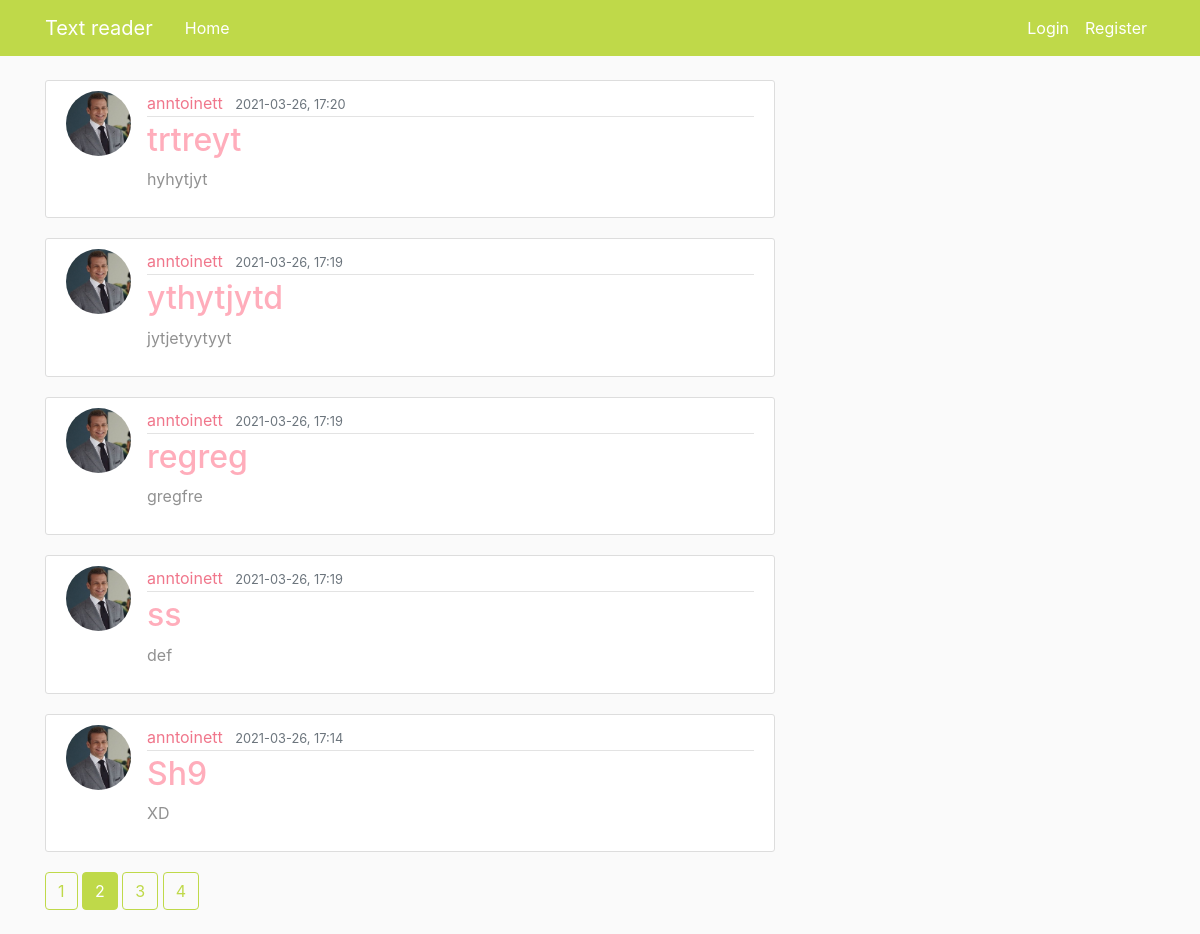
The page /home?page=2 on the database its author committed.
### flaskblog/models.py (models this page shows, shortened)
class Post(db.Model):
    id = db.Column(db.Integer, primary_key=True)
    title = db.Column(db.String(100), nullable=False)
    date_posted = db.Column(db.DateTime, nullable=False, default=datetime.utcnow) #we pass function not current date
    content = db.Column(db.Text,nullable=False)
    user_id = db.Column(db.Integer, db.ForeignKey('user.id'), nullable=False)#user is lowercase because here its the tablename which should be low

class User(db.Model, UserMixin): #inheritance inside parenthesis
    id = db.Column(db.Integer, primary_key=True)
    username = db.Column(db.String(20), unique=True, nullable=False)
    email = db.Column(db.String(120), unique=True, nullable=False)
    image_file = db.Column(db.String(20), nullable=False, default='default.jpg')
    password = db.Column(db.String(60), nullable=False)
    posts = db.relationship('Post', backref='author', lazy=True) #reltionship to Post-model,

### flaskblog/routes.py (the view)
@app.route("/")
@app.route("/home")
def home():
    if len(reading_threads) > 0:
        for t in reading_threads:
            if isinstance(t, multiprocessing.Process):
                if t.is_alive():
                    t.terminate()
    page = request.args.get('page', default=1, type=int)
    posts = Post.query.order_by(Post.date_posted.desc()).paginate(page=page, per_page=5)
    return render_template('home.html', posts=posts)

### flaskblog/routes.py (called while the page is built)
@app.after_request
def after_request(response):
    response.headers.add('Cache-Control', 'no-store, no-cache, must-revalidate, post-check=0, pre-check=0')
    return response

### flaskblog/templates/home.html
{% extends "layout.html" %}
{% block content%}
{% for post in posts.items %}
<article class="media content-section">
    <a href="{{ url_for('user_posts', username=post.author.username) }}">
    <img class="rounded-circle article-img"
         src="{{ url_for('static', filename='profile_pics/' +post.author.image_file) }}">
    </a>
    <div class="media-body">
        <div class="article-metadata">
            <a class="mr-2" href="{{ url_for('user_posts', username=post.author.username) }}">{{ post.author.username }}</a>
            <small class="text-muted">{{ post.date_posted.strftime('%Y-%m-%d, %H:%M') }}</small>
        </div>
        <h2><a class="article-title" href="{{ url_for('post', post_id=post.id) }}">{{ post.title }}</a></h2>
        <p class="article-content">{{ post.content }}</p>
    </div>
</article>
{% endfor %}
{% for page_num in posts.iter_pages(left_edge=1, right_edge=1, left_current=1, right_current=2) %}
    {% if page_num %}
        {% if posts.page == page_num %}
            <a class="btn btn-info mb-4" href="{{ url_for('home', page=page_num) }}">{{ page_num }}</a>
        {% else %}
            <a class="btn btn-outline-info mb-4" href="{{ url_for('home', page=page_num) }}">{{ page_num }}</a>
        {% endif %}
    {% else %}
        ...
    {% endif %}
{% endfor %}
{% endblock content %}

### flaskblog/static/main.css (style rules this page uses)
body { background: #fafafa; color: #333333; margin-top: 5rem; }
h1, h2, h3, h4, h5, h6 { color: #444444; }
.content-section { background: #ffffff; padding: 10px 20px; border: 1px solid #dddddd; border-radius: 3px; margin-bottom: 20px; color: #919191; }
.article-title { color: #ffadbb; }
.article-content { white-space: pre-line; }
.article-img { height: 65px; width: 65px; margin-right: 16px; }
.article-metadata { padding-bottom: 1px; margin-bottom: 4px; border-bottom: 1px solid #e3e3e3 }
a { color: #f0768b; }
.btn-outline-info { border-color: #bfd949; color: #bfd949; }
.btn-info { background-color: #bfd949; border-color: #bfd949; }

### rows shown on the page
Post: image_file (placeholder picture), author.username "anntoinett", date_posted "2021-03-26, 17:20", title "trtreyt", content "hyhytjyt"
Post: image_file (placeholder picture), author.username "anntoinett", date_posted "2021-03-26, 17:19", title "ythytjytd", content "jytjetyytyyt"
Post: image_file (placeholder picture), author.username "anntoinett", date_posted "2021-03-26, 17:19", title "regreg", content "gregfre"
Post: image_file (placeholder picture), author.username "anntoinett", date_posted "2021-03-26, 17:19", title "ss", content "def"
Post: image_file (placeholder picture), author.username "anntoinett", date_posted "2021-03-26, 17:14", title "Sh9", content "XD"

### other values the page prints
{{ page_num }} "1" "3" "4"
{{ page_num }} "2"
